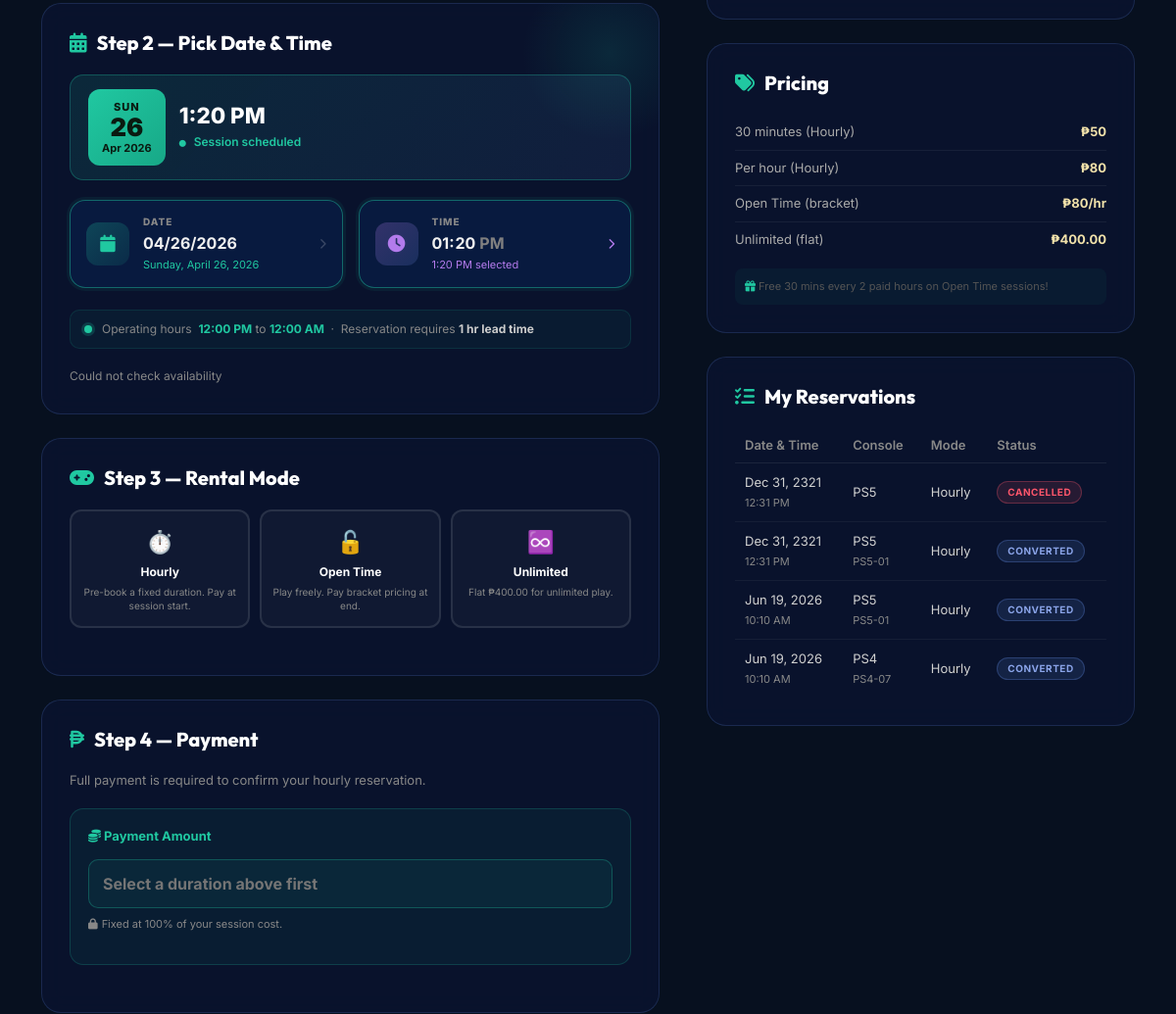
The app's page /reserve.php (signed in, middle part), older data.
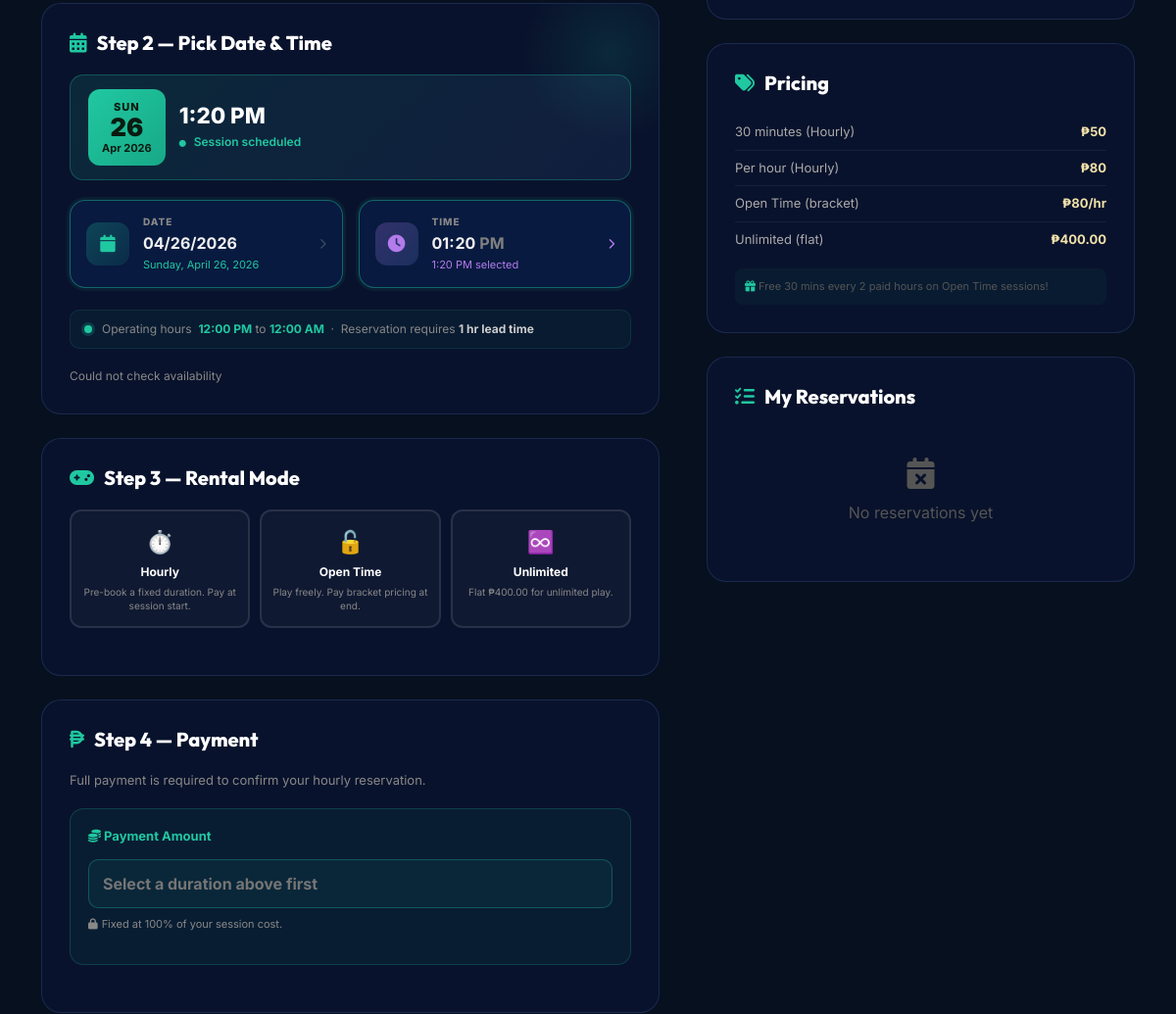
The same page, newer data.
### tables this page shows
CREATE TABLE `system_settings` (
  `setting_id` int(11) NOT NULL,
  `setting_key` varchar(50) NOT NULL,
  `setting_value` text NOT NULL,
  `description` varchar(255) DEFAULT NULL,
  `updated_at` datetime NOT NULL DEFAULT current_timestamp() ON UPDATE current_timestamp()
);

CREATE TABLE `reservations` (
  `reservation_id` int(11) NOT NULL,
  `user_id` int(11) NOT NULL,
  `console_id` int(11) DEFAULT NULL,
  `console_type` enum('PS5','Xbox Series X','PS4') NOT NULL,
  `rental_mode` enum('hourly','open_time','unlimited') NOT NULL DEFAULT 'hourly',
  `planned_minutes` int(11) DEFAULT NULL,
  `reserved_date` date NOT NULL,
  `reserved_time` time NOT NULL,
  `notes` text DEFAULT NULL,
  `downpayment_amount` decimal(10,2) NOT NULL DEFAULT 0.00,
  `downpayment_method` enum('cash','gcash','credit_card') DEFAULT NULL,
  `downpayment_paid` tinyint(1) NOT NULL DEFAULT 0,
  `status` enum('pending','confirmed','converted','cancelled','no_show') NOT NULL DEFAULT 'pending',
  `created_by` int(11) NOT NULL,
  `created_at` datetime NOT NULL DEFAULT current_timestamp(),
  `updated_at` datetime NOT NULL DEFAULT current_timestamp() ON UPDATE current_timestamp(),
  `cancelled_by` enum('user','admin') DEFAULT NULL,
  `refund_issued` tinyint(1) NOT NULL DEFAULT 0
);

CREATE TABLE `consoles` (
  `console_id` int(11) NOT NULL,
  `console_name` varchar(50) NOT NULL,
  `console_type` enum('PS5','PS4','Xbox Series X') NOT NULL,
  `unit_number` varchar(10) NOT NULL,
  `status` enum('available','in_use','maintenance') NOT NULL DEFAULT 'available',
  `hourly_rate` decimal(10,2) NOT NULL DEFAULT 0.00,
  `created_at` datetime NOT NULL DEFAULT current_timestamp()
);

### includes/db_functions.php (called while the page is built, shortened)
<?php
require_once __DIR__ . '/db_config.php';
function getConsoles($status = null, $type = null) {
    global $conn;
    $sql = "SELECT * FROM consoles WHERE 1=1";
    $sql .= " ORDER BY console_type, unit_number";
    $stmt = $conn->prepare($sql);
    $stmt->execute();
    return $stmt->get_result()->fetch_all(MYSQLI_ASSOC);
}
function getSetting($key) {
    global $conn;
    $stmt = $conn->prepare("SELECT setting_value FROM system_settings WHERE setting_key = ?");
    $stmt->bind_param("s", $key);
    $stmt->execute();
    $result = $stmt->get_result();
    if ($result->num_rows > 0) {
        return $result->fetch_assoc()['setting_value'];
    }
    return null;
}
function getMyReservations($user_id) {
    global $conn;
    $stmt = $conn->prepare(
        "SELECT r.*, c.unit_number, c.console_name
           FROM reservations r
           LEFT JOIN consoles c ON r.console_id = c.console_id
          WHERE r.user_id = ?
          ORDER BY r.reserved_date DESC, r.reserved_time DESC"
    );
    $stmt->bind_param('i', $user_id);
    $stmt->execute();
    return $stmt->get_result()->fetch_all(MYSQLI_ASSOC);
}
?>

### includes/session_helper.php (called while the page is built, shortened)
<?php
function isLoggedIn() {
    return isset($_SESSION['user_id']);
}
function getCurrentUser() {
    return [
        'user_id'   => $_SESSION['user_id'],
        'full_name' => $_SESSION['full_name'],
        'email'     => $_SESSION['email'],
        'role'      => $_SESSION['role']
    ];
}
?>

### reserve.php (the view, shortened to what the rows shown need)
<?php
require_once __DIR__ . '/includes/session_helper.php';
require_once __DIR__ . '/includes/db_functions.php';
$user    = getCurrentUser();
$allConsoles = getConsoles();
$unlimitedRate = getSetting('unlimited_rate') ?? 300;
$myReservations = getMyReservations($user['user_id']);
?>
<!DOCTYPE html>
<html lang="en">
<head>
    <link href="assets/libs/bootstrap/bootstrap.min.css" rel="stylesheet">
    <link href="assets/fonts/inter/inter.css" rel="stylesheet">
    <link href="assets/fonts/outfit/outfit.css" rel="stylesheet">
    <link rel="stylesheet" href="assets/libs/fontawesome/css/all.min.css">
    <link href="assets/libs/aos/aos.css" rel="stylesheet">
    <link rel="stylesheet" href="assets/css/style.css">
</head>
<body>
<section style="padding: clamp(32px, 6vw, 60px) 0 clamp(48px, 8vw, 80px); background: #07101f;">
    <div class="container">
        <div class="row g-5">
            <div class="col-lg-7" data-aos="fade-up">
                <form method="POST" id="reserveForm">
                    <div class="reserve-card" style="margin-bottom:24px;position:relative;overflow:hidden;" id="step2Card">
                        <h2><i class="fas fa-calendar-alt"></i> Step 2 &mdash; Pick Date &amp; Time</h2>
                    </div>
                    <div class="reserve-card" style="margin-bottom:24px;">
                        <h2><i class="fas fa-gamepad"></i> Step 3 — Rental Mode</h2>
                        <div class="mode-grid">
                            <div class="mode-card" id="mode-unlimited" onclick="selectMode('unlimited')">
                                <div class="mc-icon">♾️</div>
                                <div class="mc-name">Unlimited</div>
                                <div class="mc-desc">Flat ₱<?= $unlimitedRate ?> for unlimited play.</div>
                            </div>
                        </div>
                    </div>
                    <div class="reserve-card" style="margin-bottom:24px;" id="dpCard">
                        <h2><i class="fas fa-peso-sign"></i> Step 4 — Payment <span id="dpCardMode" style="font-size:13px;font-weight:500;color:#888;"></span></h2>
                    </div>
                </form>
            </div>
            <div class="col-lg-5" data-aos="fade-up" data-aos-delay="150">
                <div class="reserve-card" style="margin-bottom:24px;">
                    <h2><i class="fas fa-tags"></i> Pricing</h2>
                    <div style="font-size:13px;color:#aaa;line-height:1.8;">
                        <div style="display:flex;justify-content:space-between;padding:6px 0;">
                            <span>Unlimited (flat)</span><span style="color:#f1e1aa;font-weight:700;">₱<?= $unlimitedRate ?></span>
                        </div>
                    </div>
                </div>
                <div class="reserve-card">
                    <h2><i class="fas fa-list-check"></i> My Reservations</h2>
                    <?php if (empty($myReservations)): ?>
                    <div style="text-align:center;padding:30px;color:#555;">
                        <i class="fas fa-calendar-xmark" style="font-size:2rem;margin-bottom:12px;display:block;"></i>
                        No reservations yet
                    </div>
                    <?php else: ?>
                    <div style="overflow-x:auto;">
                        <table class="my-res-table">
                            <thead>
                                <tr>
                                    <th>Date & Time</th>
                                    <th>Console</th>
                                    <th>Mode</th>
                                    <th>Status</th>
                                </tr>
                            </thead>
                            <tbody>
                            <?php foreach ($myReservations as $r): ?>
                            <tr>
                                <td style="white-space:nowrap;">
                                    <?= date('M d, Y', strtotime($r['reserved_date'])) ?><br>
                                    <span style="color:#888;font-size:11px;"><?= date('h:i A', strtotime($r['reserved_time'])) ?></span>
                                </td>
                                <td>
                                    <?= htmlspecialchars($r['console_type']) ?>
                                    <?php if ($r['unit_number']): ?>
                                    <br><span style="color:#888;font-size:11px;"><?= htmlspecialchars($r['unit_number']) ?></span>
                                    <?php endif; ?>
                                </td>
                                <td><?= match($r['rental_mode']) { 'open_time' => 'Open Time', default => ucfirst($r['rental_mode']) } ?></td>
                                <td><span class="res-badge <?= $r['status'] ?>"><?= ucfirst($r['status']) ?></span></td>
                            </tr>
                            <?php endforeach; ?>
                            </tbody>
                        </table>
                    </div>
                    <?php endif; ?>
                </div>
            </div>
        </div>
    </div>
</section>
</body>
</html>

Row changes from the older to the newer data that the page shows:
removed reservations: reserved_date "Dec 31, 2321", reserved_time "12:31 PM", console_type "PS5", rental_mode "Hourly", status "CANCELLED"
removed reservations: reserved_date "Dec 31, 2321", reserved_time "12:31 PM", console_type "PS5", console.unit_number "PS5-01", rental_mode "Hourly", status "CONVERTED"
removed reservations: reserved_date "Jun 19, 2026", reserved_time "10:10 AM", console_type "PS5", console.unit_number "PS5-01", rental_mode "Hourly", status "CONVERTED"
removed reservations: reserved_date "Jun 19, 2026", reserved_time "10:10 AM", console_type "PS4", console.unit_number "PS4-07", rental_mode "Hourly", status "CONVERTED"
Text that changed along with them:
text no longer shown: "Date & Time Console Mode Status"
text now shown: "No reservations yet"
